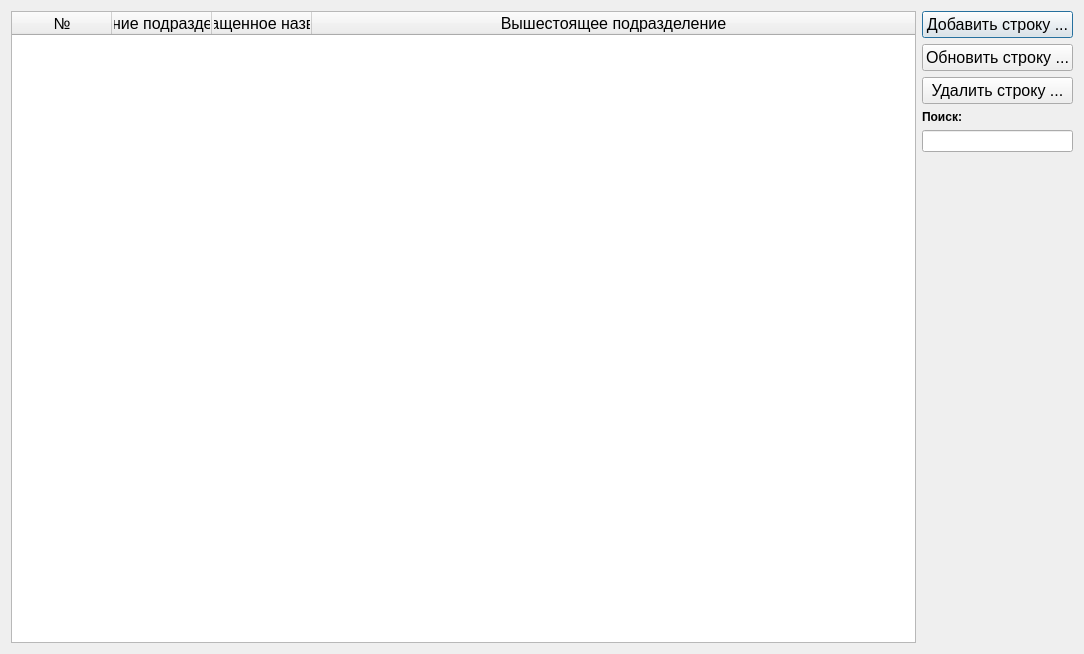
<?xml version="1.0" encoding="UTF-8"?>
<ui version="4.0">
 <class>Dialog_unit</class>
 <widget class="QDialog" name="Dialog_unit">
  <property name="geometry">
   <rect>
    <x>0</x>
    <y>0</y>
    <width>1084</width>
    <height>654</height>
   </rect>
  </property>
  <property name="windowTitle">
   <string>Справочник подразделений</string>
  </property>
  <property name="modal">
   <bool>false</bool>
  </property>
  <layout class="QVBoxLayout" name="verticalLayout_2">
   <item>
    <layout class="QHBoxLayout" name="horizontalLayout" stretch="2,0">
     <item>
      <widget class="QTableWidget" name="tableUnit">
       <property name="font">
        <font>
         <family>Arial</family>
         <pointsize>12</pointsize>
         <weight>50</weight>
         <bold>false</bold>
        </font>
       </property>
       <property name="selectionMode">
        <enum>QAbstractItemView::SingleSelection</enum>
       </property>
       <property name="selectionBehavior">
        <enum>QAbstractItemView::SelectRows</enum>
       </property>
       <property name="rowCount">
        <number>0</number>
       </property>
       <property name="columnCount">
        <number>4</number>
       </property>
       <attribute name="horizontalHeaderShowSortIndicator" stdset="0">
        <bool>true</bool>
       </attribute>
       <attribute name="horizontalHeaderStretchLastSection">
        <bool>true</bool>
       </attribute>
       <attribute name="verticalHeaderVisible">
        <bool>false</bool>
       </attribute>
       <column>
        <property name="text">
         <string>№</string>
        </property>
       </column>
       <column>
        <property name="text">
         <string>Название подразделения</string>
        </property>
       </column>
       <column>
        <property name="text">
         <string>Сокращенное название</string>
        </property>
       </column>
       <column>
        <property name="text">
         <string>Вышестоящее подразделение</string>
        </property>
       </column>
      </widget>
     </item>
     <item>
      <layout class="QVBoxLayout" name="verticalLayout">
       <item>
        <widget class="QPushButton" name="btUnitAdd">
         <property name="font">
          <font>
           <pointsize>12</pointsize>
          </font>
         </property>
         <property name="text">
          <string>Добавить строку ...</string>
         </property>
        </widget>
       </item>
       <item>
        <widget class="QPushButton" name="btUnitUpdate">
         <property name="font">
          <font>
           <pointsize>12</pointsize>
          </font>
         </property>
         <property name="text">
          <string>Обновить строку ...</string>
         </property>
        </widget>
       </item>
       <item>
        <widget class="QPushButton" name="btUnitDel">
         <property name="font">
          <font>
           <pointsize>12</pointsize>
          </font>
         </property>
         <property name="text">
          <string>Удалить строку ...</string>
         </property>
        </widget>
       </item>
       <item>
        <widget class="QLabel" name="label">
         <property name="font">
          <font>
           <weight>75</weight>
           <bold>true</bold>
          </font>
         </property>
         <property name="text">
          <string>Поиск:</string>
         </property>
        </widget>
       </item>
       <item>
        <widget class="QLineEdit" name="lineEdit"/>
       </item>
       <item>
        <spacer name="verticalSpacer">
         <property name="orientation">
          <enum>Qt::Vertical</enum>
         </property>
         <property name="sizeHint" stdset="0">
          <size>
           <width>20</width>
           <height>40</height>
          </size>
         </property>
        </spacer>
       </item>
      </layout>
     </item>
    </layout>
   </item>
  </layout>
 </widget>
 <resources/>
 <connections/>
</ui>
